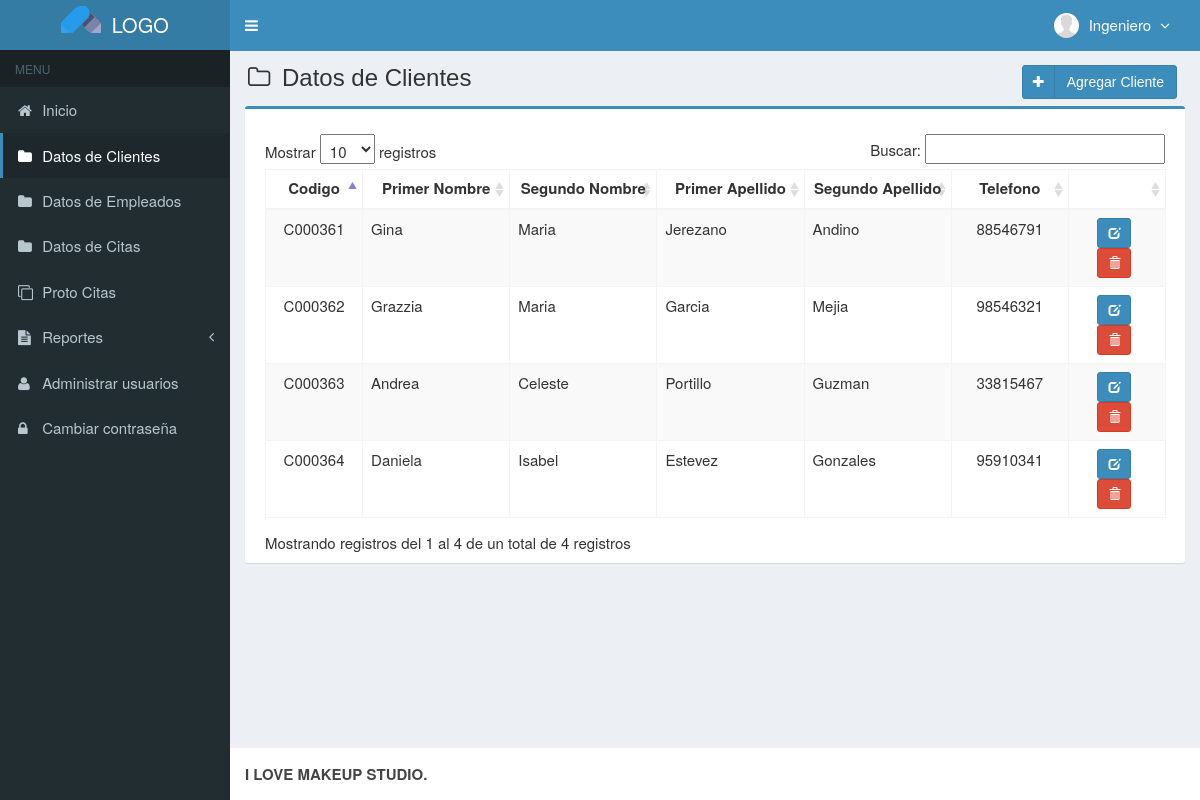
Page /main.php?module=mod_clientes (signed in) on the committed database.
### tables this page shows
CREATE TABLE `usuarios` (
  `id_user` int(3) NOT NULL,
  `username` varchar(50) NOT NULL,
  `name_user` varchar(50) NOT NULL,
  `password` varchar(50) NOT NULL,
  `email` varchar(50) DEFAULT NULL,
  `telefono` varchar(13) DEFAULT NULL,
  `foto` varchar(100) DEFAULT NULL,
  `permisos_acceso` enum('Super Admin','Gerente','Empleado') NOT NULL,
  `status` enum('activo','bloqueado') NOT NULL DEFAULT 'activo',
  `created_at` timestamp NOT NULL DEFAULT CURRENT_TIMESTAMP,
  `updated_at` timestamp NOT NULL DEFAULT CURRENT_TIMESTAMP ON UPDATE CURRENT_TIMESTAMP
);

CREATE TABLE `clientes` (
  `codigo_cliente` varchar(7) NOT NULL,
  `primerNombre` varchar(50) NOT NULL,
  `segundoNombre` varchar(50) NOT NULL,
  `primerApellido` varchar(50) NOT NULL,
  `segundoApellido` varchar(50) NOT NULL,
  `telefono` int(8) NOT NULL,
  `created_user` int(3) NOT NULL,
  `created_date` timestamp NOT NULL DEFAULT CURRENT_TIMESTAMP,
  `updated_user` int(3) NOT NULL,
  `updated_date` timestamp NOT NULL DEFAULT CURRENT_TIMESTAMP ON UPDATE CURRENT_TIMESTAMP
);

### modulos/mod_clientes/view.php (the view, shortened to what this page needs)
<section class="content-header">
  <h1>
    <i class="fa fa-folder-o icon-title"></i> Datos de Clientes
    <a class="btn btn-primary btn-social pull-right" href="?module=form_mod_clientes&form=add" title="agregar" data-toggle="tooltip">
      <i class="fa fa-plus"></i> Agregar Cliente
    </a>
  </h1>
</section>
<section class="content">
  <div class="row">
    <div class="col-md-12">
      <div class="box box-primary">
        <div class="box-body">
          <table id="dataTables1" class="table table-bordered table-striped table-hover">
            <thead>
              <tr>
                <th class="center">Codigo</th>
                <th class="center">Primer Nombre</th>
                <th class="center">Segundo Nombre</th>
                <th class="center">Primer Apellido</th>
                <th class="center">Segundo Apellido</th>
                <th class="center">Telefono</th>
                <th></th>
              </tr>
            </thead>
            <tbody>
            <?php
            $query = mysqli_query($mysqli, "SELECT codigo_cliente,primerNombre,segundoNombre,primerApellido,segundoApellido,telefono FROM clientes ORDER BY codigo_cliente DESC")
                                            or die('error: '.mysqli_error($mysqli));
            while ($data = mysqli_fetch_assoc($query)) {
              echo "<tr>
                      <td width='80' class='center'>$data[codigo_cliente]</td>
                      <td width='130'>$data[primerNombre]</td>
                      <td width='130'>$data[segundoNombre]</td>
                      <td width='130'>$data[primerApellido]</td>
                      <td width='130'>$data[segundoApellido]</td>
                      <td width='100' class='center'>$data[telefono]</td>
                      <td class='center' width='80'>
                        <div>
                          <a data-toggle='tooltip' data-placement='top' title='modificar' style='margin-right:5px' class='btn btn-primary btn-sm' href='?module=form_mod_clientes&form=edit&id=$data[codigo_cliente]'>
                              <i style='color:#fff' class='glyphicon glyphicon-edit'></i>
                          </a>";
            ?>
                          <a data-toggle="tooltip" data-placement="top" title="Eliminar" style="margin-right:5px" class="btn btn-danger btn-sm" href="modulos/mod_clientes/proses.php?act=delete&id=<?php echo $data['codigo_cliente'];?>" onclick="return confirm('estas seguro de eliminar<?php echo $data['nombre']; ?> ?');">
                              <i style="color:#fff" class="glyphicon glyphicon-trash"></i>
                          </a>
            <?php
              echo "    </div>
                      </td>
                    </tr>";
            }
            ?>
            </tbody>
          </table>
        </div>
      </div>
    </div>
  </div>
</section><!-- /.content

### top-menu.php (shortened to what this page needs)
<?php
require_once "config/database.php";
$query = mysqli_query($mysqli, "SELECT id_user, name_user, foto, permisos_acceso FROM usuarios WHERE id_user='$_SESSION[id_user]'")
                                or die('error: '.mysqli_error($mysqli));
$data = mysqli_fetch_assoc($query);
?>
<li class="dropdown user user-menu">
  <a href="#" class="dropdown-toggle" data-toggle="dropdown">
  <?php
  if ($data['foto']=="") { ?>
    <img src="images/user/user-default.png" class="user-image" alt="User Image"/>
  <?php
  }
  else { ?>
    <img src="images/user/<?php echo $data['foto']; ?>" class="user-image" alt="User Image"/>
  <?php
  }
  ?>
    <span class="hidden-xs"><?php echo $data['name_user']; ?> <i style="margin-left:5px" class="fa fa-angle-down"></i></span>
  </a>
</li>

### assets/css/style.css (style rules this page uses)
.btn-social *:first-child { border-right: 1px solid rgba(0, 0, 0, 0.1); bottom: 0; font-size: 1em !important; left: 0; line-height: 32px !important; position: absolute; text-align: center; top: 0; width: 32px !important; }
.content-header { padding: 15px 18px 0; position: relative; }
.center { text-align:center; }
.icon-title { margin-right: 5px; }
body { background-color: #fff; color: #333; font-size: 15px; line-height: 1.42857; }

### rows in the picture
usuarios: foto (placeholder picture), name_user "Ingeniero"
clientes: codigo_cliente "C000364", primerNombre "Daniela", segundoNombre "Isabel", primerApellido "Estevez", segundoApellido "Gonzales", telefono "95910341"
clientes: codigo_cliente "C000363", primerNombre "Andrea", segundoNombre "Celeste", primerApellido "Portillo", segundoApellido "Guzman", telefono "33815467"
clientes: codigo_cliente "C000362", primerNombre "Grazzia", segundoNombre "Maria", primerApellido "Garcia", segundoApellido "Mejia", telefono "98546321"
clientes: codigo_cliente "C000361", primerNombre "Gina", segundoNombre "Maria", primerApellido "Jerezano", segundoApellido "Andino", telefono "88546791"
